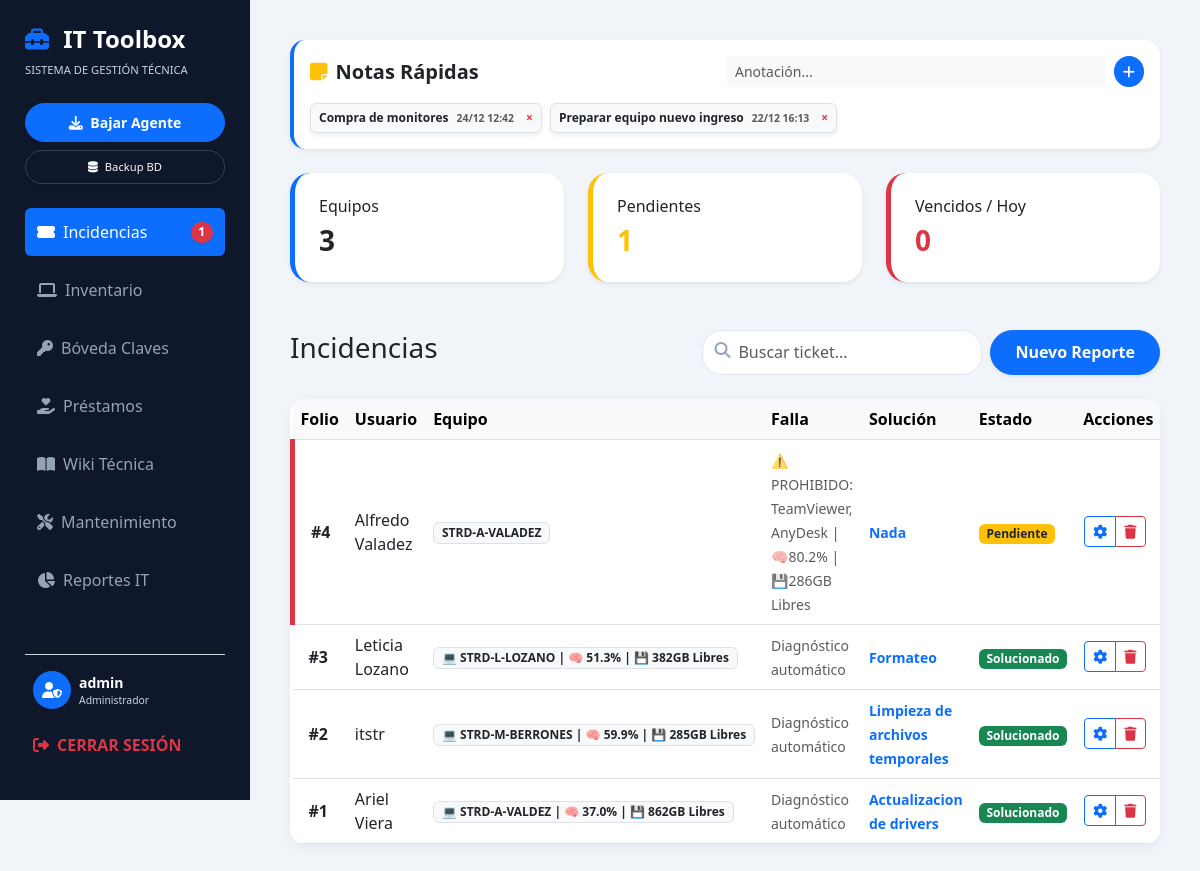
/ (signed in), run on the app's committed database.
### tables this page shows
CREATE TABLE notas 
                  (id INTEGER PRIMARY KEY AUTOINCREMENT, 
                   contenido TEXT, 
                   fecha TEXT);

CREATE TABLE incidencias (
            id INTEGER PRIMARY KEY AUTOINCREMENT,
            equipo TEXT,
            usuario TEXT,
            problema TEXT,
            solucion TEXT,
            fecha TIMESTAMP DEFAULT CURRENT_TIMESTAMP
        , comentarios TEXT DEFAULT '');

### app.py (the view)
@app.route('/')
@login_required
def dashboard():
    conn = conectar_db(); cursor = conn.cursor(); hoy = datetime.now().strftime('%Y-%m-%d')
    cursor.execute("SELECT COUNT(*) FROM inventario"); total_eq = cursor.fetchone()[0]
    cursor.execute("SELECT COUNT(*) FROM incidencias WHERE solucion = 'Pendiente'"); pend = cursor.fetchone()[0]
    cursor.execute("""SELECT COUNT(*) FROM mantenimiento WHERE proxima_fecha < ? AND proxima_fecha != '' AND proxima_fecha IS NOT NULL""", (hoy,)); venc = cursor.fetchone()[0]
    cursor.execute("SELECT * FROM incidencias ORDER BY id DESC")
    t_procesados = []
    for t in cursor.fetchall():
        info = t['equipo']
        if info and info.startswith('{'):
            try:
                d = json.loads(info); info = f"💻 {d.get('equipo')} | 🧠 {d.get('ram')} | 💾 {d.get('disco')}"
            except: pass
        t_procesados.append(dict(t, info_web=info))
    cursor.execute("SELECT * FROM inventario ORDER BY id ASC"); equipos = cursor.fetchall()
    cursor.execute("SELECT * FROM boveda ORDER BY id DESC"); claves = cursor.fetchall()
    cursor.execute("SELECT m.*, e.nombre_equipo FROM mantenimiento m JOIN inventario e ON m.equipo_id = e.id ORDER BY m.fecha_realizado DESC"); manto = cursor.fetchall()
    cursor.execute("SELECT * FROM notas ORDER BY id DESC"); notas = cursor.fetchall()
    cursor.execute("SELECT * FROM prestamos ORDER BY id DESC"); prestamos = cursor.fetchall()
    cursor.execute("SELECT * FROM wiki ORDER BY categoria ASC, titulo ASC"); wiki = cursor.fetchall()
    cursor.execute("SELECT COUNT(*) FROM incidencias WHERE solucion = 'Solucionado'"); sol = cursor.fetchone()[0]
    stats_tickets = [sol, pend]; stats_manto = [len(manto)]
    conn.close()
    return render_template('toolbox.html', resumen={'equipos': total_eq, 'pendientes': pend, 'vencidos': venc},
                           tickets=t_procesados, equipos=equipos, claves=claves, mantenimientos=manto,
                           notas=notas, prestamos=prestamos, wiki=wiki, fecha_actual=hoy,
                           stats_tickets=stats_tickets, stats_manto=stats_manto, pendientes_count=pend)

### app.py (called while the page is built)
def conectar_db():
    db_path = os.path.join(BASE_DIR, 'soporte.db')
    conn = sqlite3.connect(db_path, check_same_thread=False)
    conn.row_factory = sqlite3.Row
    return conn

def login_required(f):
    @wraps(f)
    def decorated_function(*args, **kwargs):
        if 'user_id' not in session: return redirect(url_for('login'))
        return f(*args, **kwargs)
    return decorated_function

### templates/toolbox.html (shortened to what this page needs)
<!DOCTYPE html>
<html lang="es">
<head>
    <link href="https://cdn.jsdelivr.net/npm/bootstrap@5.3.0/dist/css/bootstrap.min.css" rel="stylesheet">
    <link rel="stylesheet" href="https://cdnjs.cloudflare.com/ajax/libs/font-awesome/6.4.0/css/all.min.css">
</head>
<body>
<div class="sidebar">
    <h4 class="fw-bold mb-2"><i class="fas fa-toolbox text-primary me-2"></i> IT Toolbox</h4>
    <p class="small text-muted mb-4" style="font-size: 0.7rem;">SISTEMA DE GESTIÓN TÉCNICA</p>
    <a href="/descargar_agente" class="btn btn-primary btn-sm w-100 mb-2 rounded-pill fw-bold py-2 shadow-sm"><i class="fas fa-download me-1"></i> Bajar Agente</a>
    <a href="/backup_db" class="btn btn-outline-light btn-sm w-100 mb-4 rounded-pill py-2 shadow-sm" style="font-size: 0.7rem; border-color: #334155;"><i class="fas fa-database me-1"></i> Backup BD</a>
    <nav class="nav flex-column nav-pills" id="v-pills-tab" role="tablist">
        <a class="nav-link active d-flex justify-content-between align-items-center" data-bs-toggle="pill" href="#tickets">
            <span><i class="fas fa-ticket-alt me-2"></i>Incidencias</span>
            <span id="sidebar-pend-badge" class="badge rounded-pill bg-danger shadow-sm {% if resumen.pendientes == 0 %}d-none{% endif %}">{{ resumen.pendientes }}</span>
        </a>
        <a class="nav-link" data-bs-toggle="pill" href="#inventario"><i class="fas fa-laptop me-2"></i>Inventario</a>
        <a class="nav-link" data-bs-toggle="pill" href="#boveda"><i class="fas fa-key me-2"></i>Bóveda Claves</a>
        <a class="nav-link" data-bs-toggle="pill" href="#prestamos"><i class="fas fa-hand-holding-heart me-2"></i>Préstamos</a>
        <a class="nav-link" data-bs-toggle="pill" href="#wiki"><i class="fas fa-book-open me-2"></i>Wiki Técnica</a>
        <a class="nav-link" data-bs-toggle="pill" href="#mantenimiento"><i class="fas fa-tools me-2"></i>Mantenimiento</a>
        <a class="nav-link" data-bs-toggle="pill" href="#reportes"><i class="fas fa-chart-pie me-2"></i>Reportes IT</a>
    </nav>
    <hr class="text-muted mt-auto">
    <div class="d-flex align-items-center mb-3 px-2">
        <div class="bg-primary rounded-circle d-flex align-items-center justify-content-center me-2" style="width: 38px; height: 38px;"><i class="fas fa-user-shield text-white"></i></div>
        <div class="overflow-hidden">
            <p class="mb-0 small fw-bold text-white text-truncate">{{ session['username'] }}</p>
            <p class="mb-0 text-muted" style="font-size: 0.65rem;">Administrador</p>
        </div>
    </div>
    <a href="/logout" class="nav-link text-danger small p-2 fw-bold text-decoration-none"><i class="fas fa-sign-out-alt me-2"></i>CERRAR SESIÓN</a>
</div>
<div class="main-content">
    <div id="notes-section">
        <div class="card card-custom p-3 border-start border-primary border-4 shadow-sm mb-4">
            <div class="d-flex justify-content-between align-items-center mb-3"><h5 class="fw-bold mb-0"><i class="fas fa-sticky-note text-warning me-2"></i>Notas Rápidas</h5><form action="/agregar_nota" method="POST" class="d-flex gap-2 w-50"><input type="text" name="contenido" class="form-control form-control-sm border-0 bg-light" placeholder="Anotación..." required><button type="submit" class="btn btn-primary btn-sm rounded-circle"><i class="fas fa-plus"></i></button></form></div>
            <div class="d-flex flex-wrap gap-2">{% for n in notas %}<div class="badge bg-light text-dark p-2 border d-flex align-items-center gap-2 shadow-sm"><span>{{ n.contenido }}</span><small class="text-muted" style="font-size: 0.65rem;">{{ n.fecha }}</small><a href="/eliminar_nota/{{ n.id }}" class="text-danger ms-1" style="text-decoration:none;">&times;</a></div>{% endfor %}</div>
        </div>
    </div>
    <div class="row mb-5" id="dashboard-summary">
        <div class="col-md-4"><div class="card card-custom p-4 card-stat shadow-sm border-start border-primary border-5"><h6>Equipos</h6><h3 class="fw-bold mb-0">{{ resumen.equipos }}</h3></div></div>
        <div class="col-md-4"><div class="card card-custom p-4 card-stat shadow-sm border-start border-warning border-5"><h6>Pendientes</h6><h3 id="stat-pendientes-dashboard" class="fw-bold mb-0 text-warning">{{ resumen.pendientes }}</h3></div></div>
        <div class="col-md-4"><div class="card card-custom p-4 card-stat shadow-sm border-start border-danger border-5"><h6>Vencidos / Hoy</h6><h3 id="stat-vencidos" class="fw-bold mb-0 text-danger">{{ resumen.vencidos }}</h3></div></div>
    </div>
    <div class="tab-content">
        <div class="tab-pane fade show active" id="tickets">
            <div class="d-flex justify-content-between align-items-center mb-4"><h3>Incidencias</h3><div class="d-flex gap-2"><div class="position-relative"><i class="fas fa-search position-absolute" style="left:12px; top:12px; color:#94a3b8;"></i><input type="text" class="form-control search-input" id="searchTickets" placeholder="Buscar ticket..."></div><button class="btn btn-primary rounded-pill px-4 shadow-sm fw-bold" data-bs-toggle="modal" data-bs-target="#modalAddTicket">Nuevo Reporte</button></div></div>
            <div class="card card-custom overflow-hidden"><table class="table align-middle m-0" id="tableTickets"><thead class="table-light"><tr><th>Folio</th><th>Usuario</th><th>Equipo</th><th>Falla</th><th>Solución</th><th>Estado</th><th class="text-end">Acciones</th></tr></thead>
                <tbody>{% for t in tickets %}<tr><td class="fw-bold ps-3">#{{ loop.revindex }}</td><td>{{ t.usuario }}</td><td><span class="badge bg-light text-dark border">{{ t.info_web }}</span></td><td><small class="text-muted">{{ t.problema }}</small></td><td><small class="text-primary fw-bold">{{ t.comentarios or '-' }}</small></td><td>
    <span class="badge
        {% if t.solucion == 'Solucionado' %} bg-success
        {% elif t.solucion == 'Prohibido' %} bg-danger shadow-sm
        {% else %} bg-warning text-dark {% endif %}">
        {% if t.solucion == 'Prohibido' %}
            <i class="fas fa-exclamation-triangle me-1"></i> Prohibido
        {% else %}
            {{ t.solucion }}
        {% endif %}
    </span>
    </td><td class="text-end pe-3"><div class="btn-group"><button class="btn btn-sm btn-outline-primary" data-bs-toggle="modal" data-bs-target="#modalEdit{{t.id}}"><i class="fas fa-cog"></i></button><button class="btn btn-sm btn-outline-danger" data-bs-toggle="modal" data-bs-target="#modalDel{{t.id}}"><i class="fas fa-trash"></i></button></div></td></tr>{% endfor %}</tbody>
            </table></div>
        </div>
    </div>
</div>
</body>
</html>

### templates/toolbox.html (style rules this page uses)
:root { --it-side: #0f172a; --it-active: #2563eb; }
body { background-color: #f1f5f9; font-family: 'Segoe UI', sans-serif; overflow-x: hidden; }
.sidebar { background: var(--it-side); color: white; min-height: 100vh; position: fixed; width: 250px; padding: 25px; z-index: 1000; display: flex; flex-direction: column; }
.main-content { margin-left: 250px; padding: 40px; width: calc(100% - 250px); }
.nav-link { color: #94a3b8; margin-bottom: 10px; border-radius: 8px; padding: 12px; transition: 0.3s; text-decoration: none; display: block; border: none; width: 100%; text-align: left; }
.nav-link:hover, .nav-link.active { background: var(--it-active); color: white !important; }
.sidebar p.text-muted, .sidebar .text-muted, .sidebar small { color: #cbd5e1 !important; opacity: 1 !important; }
.card-custom { border: none; border-radius: 15px; box-shadow: 0 4px 12px rgba(0,0,0,0.05); background: white; }
.card-stat { border: none; border-radius: 20px; transition: 0.3s; background: white; }
.search-input { border-radius: 20px; border: 1px solid #e2e8f0; padding-left: 35px; background: white; height: 45px; }

### data on the page
notas: contenido "Compra de monitores", fecha "24/12 12:42"
notas: contenido "Preparar equipo nuevo ingreso", fecha "22/12 16:13"
incidencias: usuario "Alfredo Valadez", info_web "STRD-A-VALADEZ", problema "⚠️ PROHIBIDO: TeamViewer, AnyDesk | 🧠80.2% | 💾286GB Libres", comentarios "Nada", solucion "Pendiente"
incidencias: usuario "Leticia Lozano", info_web "💻 STRD-L-LOZANO | 🧠 51.3% | 💾 382GB Libres", problema "Diagnóstico automático", comentarios "Formateo", solucion "Solucionado"
incidencias: usuario "itstr", info_web "💻 STRD-M-BERRONES | 🧠 59.9% | 💾 285GB Libres", problema "Diagnóstico automático", comentarios "Limpieza de archivos temporales", solucion "Solucionado"
incidencias: usuario "Ariel Viera", info_web "💻 STRD-A-VALDEZ | 🧠 37.0% | 💾 862GB Libres", problema "Diagnóstico automático", comentarios "Actualizacion de drivers", solucion "Solucionado"

### other printed values
{{ resumen.pendientes }} "1"
{{ session['username'] }} "admin"
{{ resumen.equipos }} "3"
{{ resumen.vencidos }} "0"
